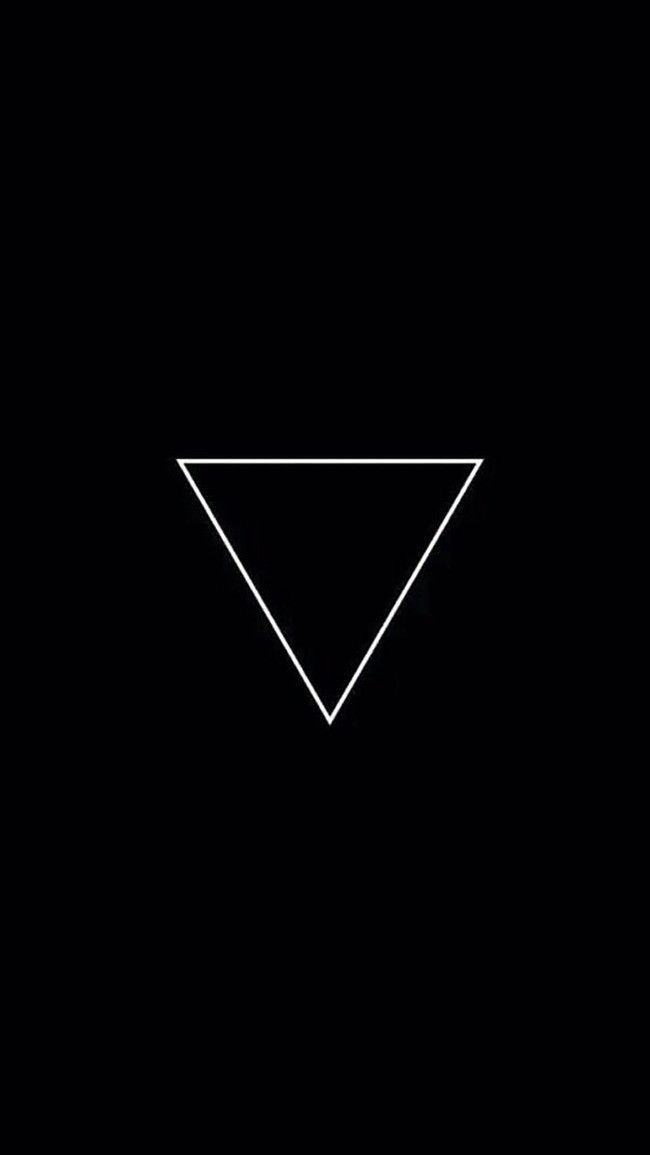
#> input picture phase7Contours/Free  Symbol, Icon, Black Background Images, Gem Graphic Sign Cone Background Photo Background PNG and Vectors.jpg, 650 x 1155 px
$ python contour.py
#> lines starting #> are read from the running program, lines starting #| are printed output that depends on the picture; after the words box and inside, x2 and y2 are one past the last pixel; in counts of white or black regions, pixels touching at a corner belong together
import cv2

img = cv2.imread("Free  Symbol, Icon, Black Background Images, Gem Graphic Sign Cone Background Photo Background PNG and Vectors.jpg")
#> img is the input picture: shape (1155, 650, 3); mean B, G, R 4.3, 2.3, 2.3
gray = cv2.cvtColor(img, cv2.COLOR_BGR2GRAY)

_,threshold = cv2.threshold(gray, 127, 255, cv2.THRESH_BINARY)
#> threshold: shape (1155, 650); 0.5% white; 1 white region

# finding contours
contours, heirarchy = cv2.findContours(threshold,cv2.RETR_TREE,cv2.CHAIN_APPROX_SIMPLE)
#> contours = 2 contours; box (x1, y1, x2, y2) and area: (177, 459, 483, 724) 40595, (183, 462, 477, 717) 37660

cv2.drawContours(img, contours, -1, (0,0,255), 3)
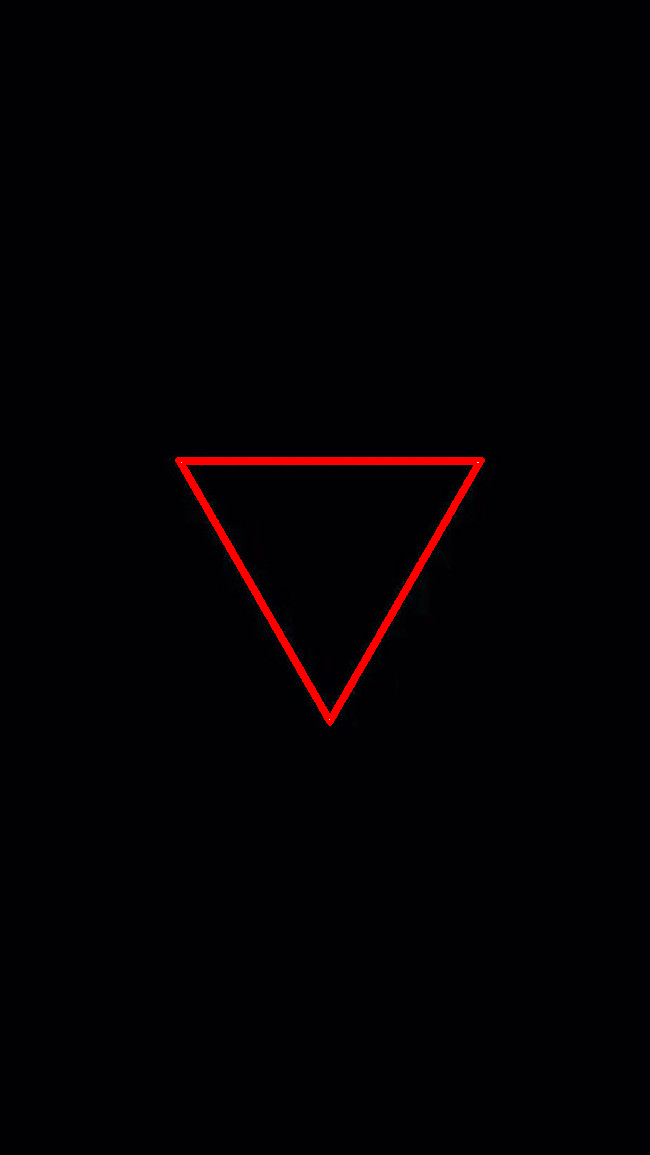
#> img: shape (1155, 650, 3); 0.93% of pixels changed, all inside (x1, y1, x2, y2) = (175, 457, 485, 726)

for contour in contours:
    approx = cv2.approxPolyDP(contour, 0.02*cv2.arcLength(contour, True), True)

    corners = len(approx)

    if corners == 3:
        shape_name = "Triangle"
    elif corners == 4:
        shape_name = "Rectangle"

    elif corners == 5:
        shape_name = "Pentagon"
    else:
        shape_name = "cirle"

    cv2.drawContours(img, [approx], 0, (0,255,0), 3)
    x = approx.ravel()[0]
    y = approx.ravel()[1] - 10
    cv2.putText(img, shape_name,(x,y), cv2.FONT_HERSHEY_SIMPLEX, 1, (0,0,255), 3)
#> this loop made 2 passes
#> (approx, corners, shape_name, x, y) on passes 1 to 2: ([[177, 459], [330, 723], [482, 459]], 3, 'Triangle', 177, 449), ([[183, 465], [476, 464], [330, 716]], 3, 'Triangle', 183, 455)
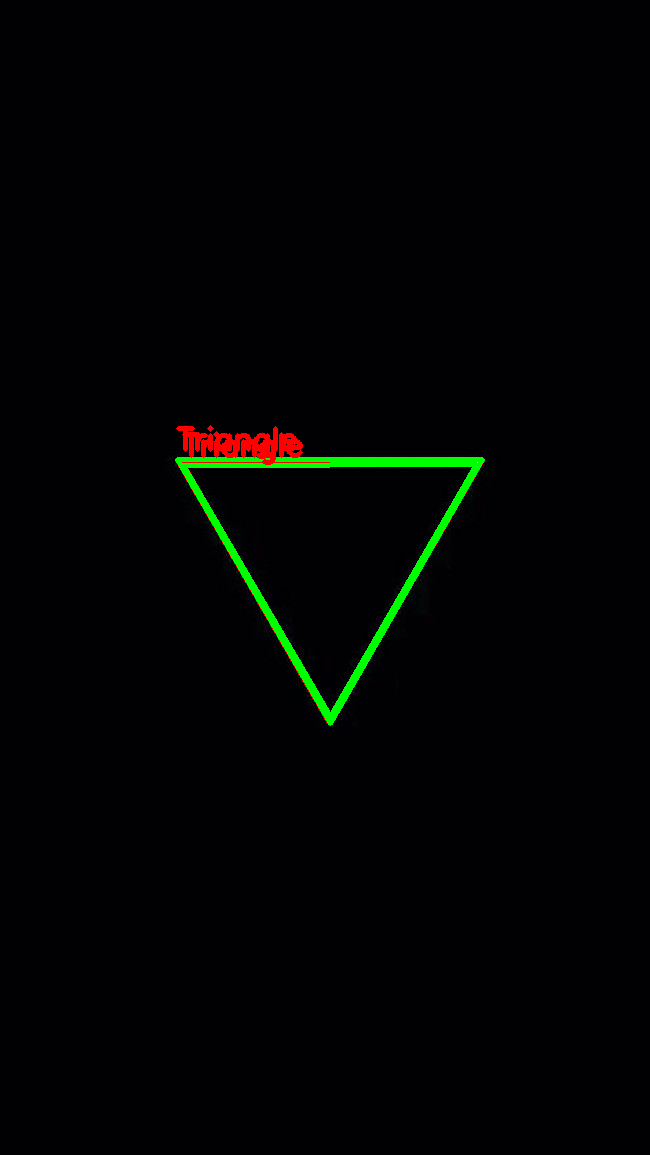
#> img: shape (1155, 650, 3); 1.32% of pixels changed, all inside (x1, y1, x2, y2) = (175, 425, 485, 726)

cv2.imshow("contours", img)
cv2.waitKey(0)
cv2.destroyAllWindows()
